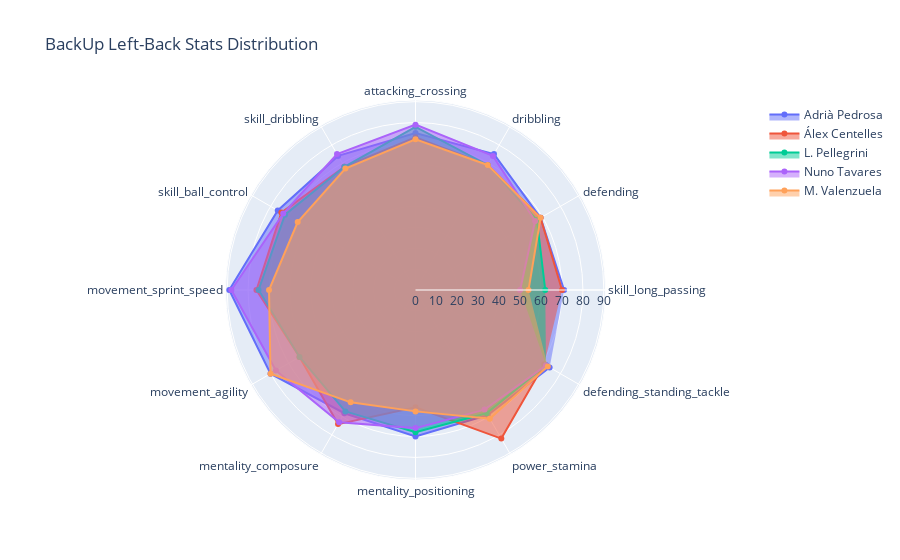

Notebook source saved alongside this figure:
### Code cell
#Radar Plot
fig = go.Figure()

fig.add_trace(go.Scatterpolar(r=def_plot6.iloc[1:,0].values.tolist(), 
                              theta=def_plot6.iloc[1:,0].index.tolist(),
                              fill='toself',
                              name=def_plot6.iloc[0:1,0].tolist()[0]))

fig.add_trace(go.Scatterpolar(r=def_plot6.iloc[1:,1].values.tolist(), 
                              theta=def_plot6.iloc[1:,1].index.tolist(),
                              fill='toself',
                              name=def_plot6.iloc[0:1,1].tolist()[0]))

fig.add_trace(go.Scatterpolar(r=def_plot6.iloc[1:,2].values.tolist(), 
                              theta=def_plot6.iloc[1:,2].index.tolist(),
                              fill='toself',
                              name=def_plot6.iloc[0:1,2].tolist()[0]))

fig.add_trace(go.Scatterpolar(r=def_plot6.iloc[1:,3].values.tolist(), 
                              theta=def_plot6.iloc[1:,3].index.tolist(),
                              fill='toself',
                              name=def_plot6.iloc[0:1,3].tolist()[0]))

fig.add_trace(go.Scatterpolar(r=def_plot6.iloc[1:,4].values.tolist(), 
                              theta=def_plot6.iloc[1:,4].index.tolist(),
                              fill='toself',
                              name=def_plot6.iloc[0:1,4].tolist()[0]))


fig.update_layout(title="BackUp Left-Back Stats Distribution")

fig.show()

### Figure 1 — Plotly figure (JSON) as saved in the notebook; plotly's stock layout.template omitted (floating-point values rounded to 4 significant figures)
{"data": [{"fill": "toself", "name": "Adrià Pedrosa", "r": [71, 69, 75, 75, 74, 76, 89, 80, 68, 70, 69, 74], "theta": ["skill_long_passing", "defending", "dribbling", "attacking_crossing", "skill_dribbling", "skill_ball_control", "movement_sprint_speed", "movement_agility", "mentality_composure", "mentality_positioning", "power_stamina", "defending_standing_tackle"], "type": "scatterpolar"}, {"fill": "toself", "name": "Álex Centelles", "r": [70, 69, 69, 73, 68, 74, 76, 64, 74, 56, 82, 71], "theta": ["skill_long_passing", "defending", "dribbling", "attacking_crossing", "skill_dribbling", "skill_ball_control", "movement_sprint_speed", "movement_agility", "mentality_composure", "mentality_positioning", "power_stamina", "defending_standing_tackle"], "type": "scatterpolar"}, {"fill": "toself", "name": "L. Pellegrini", "r": [62, 67, 69, 78, 68, 72, 75, 64, 67, 68, 68, 72], "theta": ["skill_long_passing", "defending", "dribbling", "attacking_crossing", "skill_dribbling", "skill_ball_control", "movement_sprint_speed", "movement_agility", "mentality_composure", "mentality_positioning", "power_stamina", "defending_standing_tackle"], "type": "scatterpolar"}, {"fill": "toself", "name": "Nuno Tavares", "r": [50, 66, 74, 79, 75, 73, 88, 77, 73, 66, 66, 72], "theta": ["skill_long_passing", "defending", "dribbling", "attacking_crossing", "skill_dribbling", "skill_ball_control", "movement_sprint_speed", "movement_agility", "mentality_composure", "mentality_positioning", "power_stamina", "defending_standing_tackle"], "type": "scatterpolar"}, {"fill": "toself", "name": "M. Valenzuela", "r": [54, 69, 69, 72, 67, 65, 70, 80, 62, 58, 71, 73], "theta": ["skill_long_passing", "defending", "dribbling", "attacking_crossing", "skill_dribbling", "skill_ball_control", "movement_sprint_speed", "movement_agility", "mentality_composure", "mentality_positioning", "power_stamina", "defending_standing_tackle"], "type": "scatterpolar"}], "layout": {"title": {"text": "BackUp Left-Back Stats Distribution"}}}
